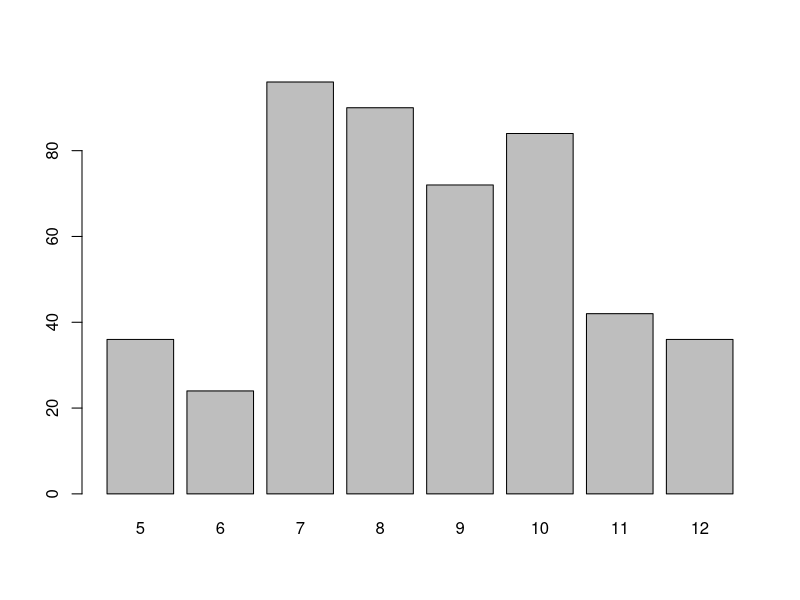
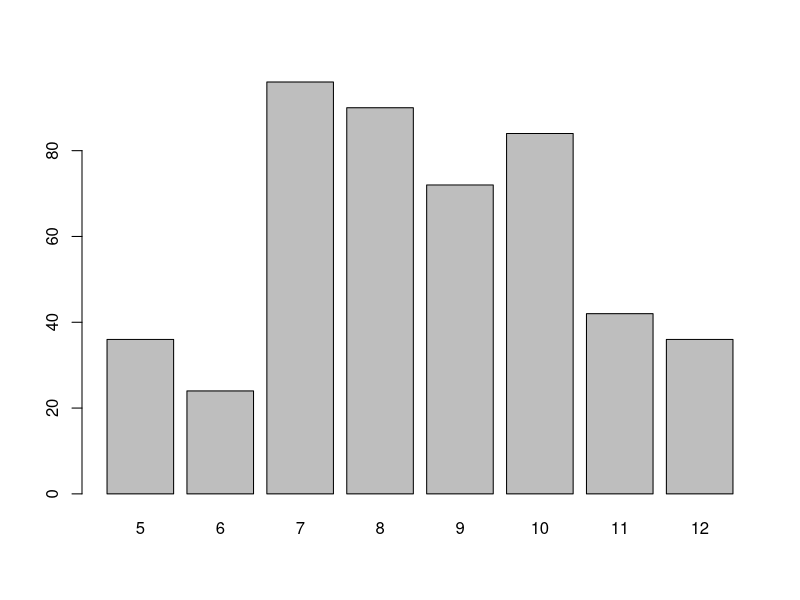

The R source for these figures, in order:
#1.ARIKETA
  #X="denbora tarte finko bateanbidegurutze batera heltzen den auto kopurua"
  #X--Pois(1)
  #lambda=1
#a) P(X>=3)
  1-ppois(2,1)
#b) P(X>3)
  #ez
  
#2.ARIKETA
  potentziak<-c(5,6,7,8,9,10,11,12)
  ehunekoak<-c(7.5,5,20,18.75,15,17.5,8.75,7.5)
    ehunekokop<-ehunekoak*4.8
  Maiztasun.erl<-ehunekoak/100
  Maiztasun.abs<-Maiztasun.erl*480
  Datuak<-rep(potentziak,Maiztasun.abs)
#a)
  a<-table(Datuak)
  barplot(a)
    barplot(ehunekokop,names.arg =potentziak)  
#b)
  mean(Datuak)
    bba=sum(potentziak*ehunekokop)/480
#c)
  Bariantza<-var(Datuak)*479/480
  Bariantza
  Des.tip<-sqrt(Bariantza)
  Des.tip
#d)
  Datu.90gabe<-Datuak[-seq(391,480,1)]
  Datu.berriak<-c(Datu.90gabe,rep(5,90))
  Datu.berriak
  mean(Datu.berriak)
  Jaitsiera<-(mean(Datuak)-mean(Datu.berriak))/mean(Datuak) *100 
  Jaitsiera # %-tan
  
#3.ARIKETA
  #B:bateko E:errege T:txanka X:beste kartak
  #A="arrakasta kop"
  #ordena kontuan izan gabe eta itzulerarik gabe
  a<-factorial(4)*4/40*4/40*4/40*28/37
  #ordena kontuan izan gabe eta itzulerarekin
  b<-factorial(4)*4/40*4/40*4/40*28/40
  #ordena kontuan izanda eta itzulerarik gabe
  c<-4/40*4/40*4/40*28/37
  #ordena kontuan izanda eta itzulerarekin
  d<-4/40*4/40*4/40*28/40
  
#6.ARIKETA
  Tuboak<-read.table("Tuboak.txt",header=T)
  Luzerak<-Tuboak$Tubo.luzera 
  #b)
  sort(Luzerak)
  #c)  